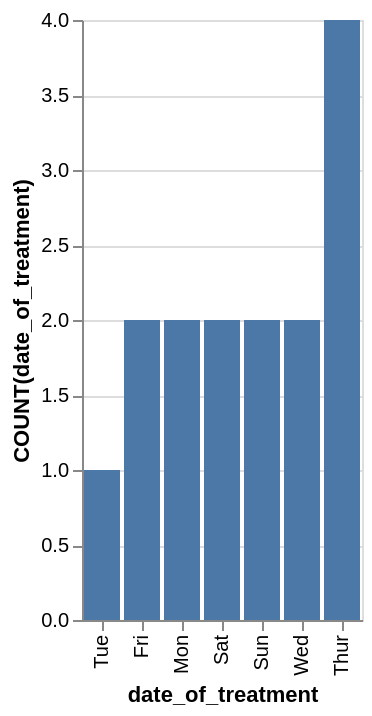

Write the Vega-Lite specification saved for this chart.
### Vega-Lite specification from a JSON file in a GitHub repository (floating-point values rounded to 4 significant figures)
{"data": {"values": [{"x_data": "Tue", "y_data": 1}, {"x_data": "Fri", "y_data": 2}, {"x_data": "Mon", "y_data": 2}, {"x_data": "Sat", "y_data": 2}, {"x_data": "Sun", "y_data": 2}, {"x_data": "Wed", "y_data": 2}, {"x_data": "Thur", "y_data": 4}]}, "mark": "bar", "encoding": {"x": {"field": "x_data", "type": "nominal", "title": "date_of_treatment", "sort": {"op": "sum", "field": "y_data", "order": "ascending"}}, "y": {"field": "y_data", "type": "quantitative", "title": "COUNT(date_of_treatment)"}}}
